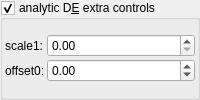
    <widget class="MyGroupBox" name="groupCheck_analyticDE_enabled_false">
     <property name="title">
      <string>analytic D&amp;E extra controls</string>
     </property>
     <property name="checkable">
      <bool>true</bool>
     </property>
     <layout class="QVBoxLayout" name="verticalLayout_13" stretch="0">
      <property name="spacing">
       <number>2</number>
      </property>
      <property name="leftMargin">
       <number>2</number>
      </property>
      <property name="topMargin">
       <number>2</number>
      </property>
      <property name="rightMargin">
       <number>2</number>
      </property>
      <property name="bottomMargin">
       <number>2</number>
      </property>
      <item>
       <layout class="QGridLayout" name="gridLayout_51" columnstretch="0,1">
        <property name="spacing">
         <number>2</number>
        </property>
        <item row="0" column="0">
         <widget class="QLabel" name="label_182">
          <property name="text">
           <string>scale1:</string>
          </property>
         </widget>
        </item>
        <item row="1" column="0">
         <widget class="QLabel" name="label_178">
          <property name="text">
           <string>offset0:</string>
          </property>
         </widget>
        </item>
        <item row="0" column="1">
         <widget class="MyDoubleSpinBox" name="spinbox_analyticDE_scale_1">
          <property name="sizePolicy">
           <sizepolicy hsizetype="Minimum" vsizetype="Maximum">
            <horstretch>0</horstretch>
            <verstretch>0</verstretch>
           </sizepolicy>
          </property>
          <property name="prefix">
           <string/>
          </property>
          <property name="suffix">
           <string/>
          </property>
          <property name="decimals">
           <number>2</number>
          </property>
          <property name="minimum">
           <double>0.000000000000000</double>
          </property>
          <property name="maximum">
           <double>99.989999999999995</double>
          </property>
          <property name="singleStep">
           <double>0.100000000000000</double>
          </property>
         </widget>
        </item>
        <item row="1" column="1">
         <widget class="MyDoubleSpinBox" name="spinbox_analyticDE_offset_0">
          <property name="sizePolicy">
           <sizepolicy hsizetype="Minimum" vsizetype="Maximum">
            <horstretch>0</horstretch>
            <verstretch>0</verstretch>
           </sizepolicy>
          </property>
          <property name="prefix">
           <string/>
          </property>
          <property name="suffix">
           <string/>
          </property>
          <property name="decimals">
           <number>2</number>
          </property>
          <property name="minimum">
           <double>-99.989999999999995</double>
          </property>
          <property name="maximum">
           <double>99.989999999999995</double>
          </property>
          <property name="singleStep">
           <double>0.100000000000000</double>
          </property>
         </widget>
        </item>
       </layout>
      </item>
     </layout>
    </widget>
